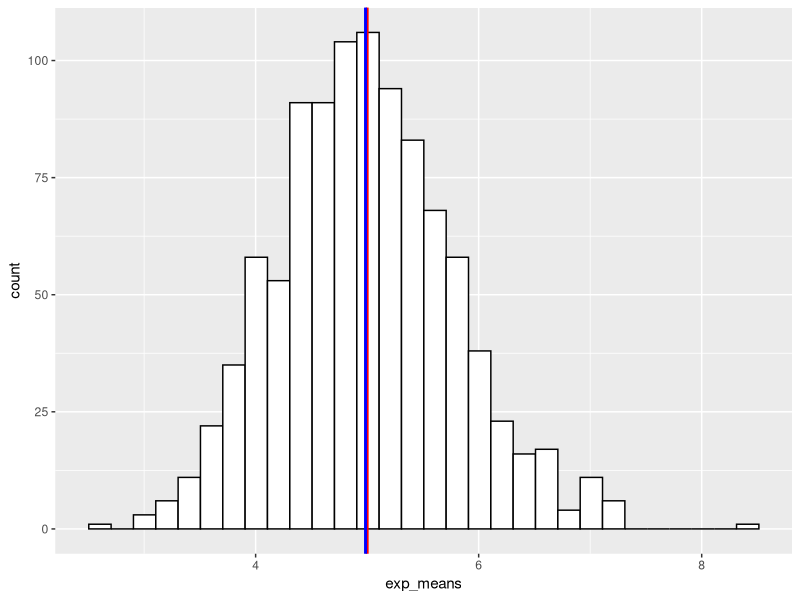
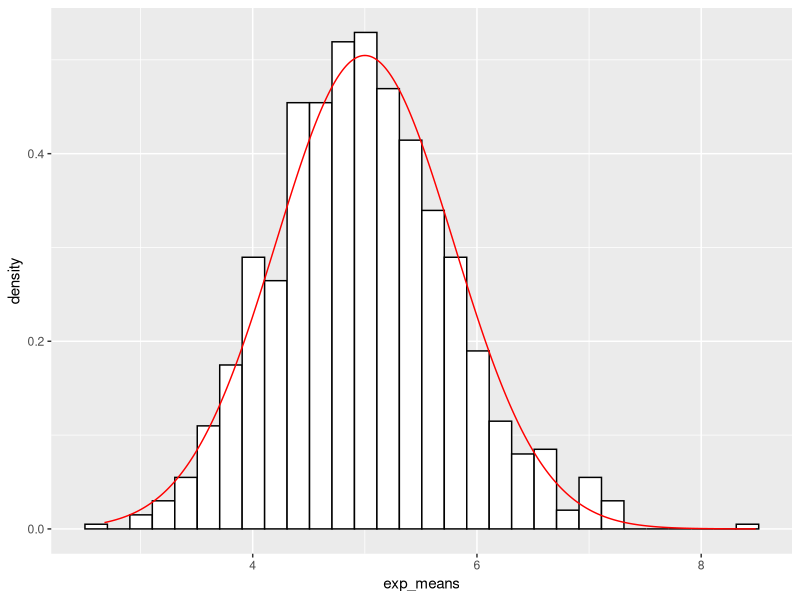
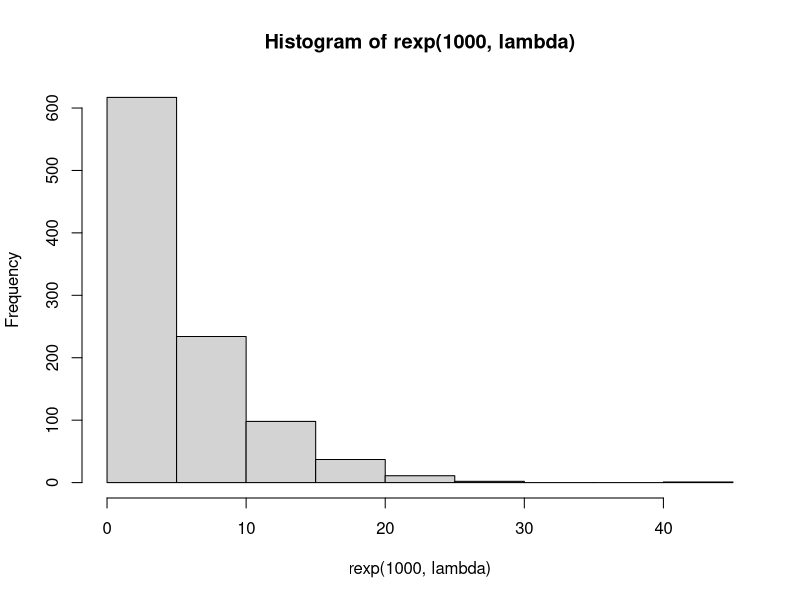

Recreate these plots in R, in order.
## ---- chunk 1
library(ggplot2)
## ---- chunk 2
simulations <- 1000
sample_size <- 40
lambda <- 0.2

exp_means = NULL
for (i in 1 : simulations) exp_means = c(exp_means, mean(rexp(sample_size, lambda)))

exp_means_df <- as.data.frame(exp_means)


## ---- chunk 3
sample_mean <- mean(exp_means)
theoretical_mean <- 1/lambda

sample_mean
theoretical_mean

ggplot(exp_means_df, aes(x=exp_means)) + 
  geom_histogram(color="black", fill="white") +
  geom_vline(xintercept=theoretical_mean, color="red", size=1) +
  geom_vline(xintercept=sample_mean, color="blue", size=1);

## ---- chunk 4
theoretical_variance = ((1/lambda)^2/sample_size)
sample_variance <- var(exp_means)

theoretical_variance
sample_variance
## ---- chunk 5
ggplot(exp_means_df, aes(x = exp_means)) + 
  geom_histogram(color="black", fill="white", aes(y = ..density..)) +
  stat_function(fun = dnorm, n = 1000, args = list(theoretical_mean, sqrt(theoretical_variance)), color = "red")

## ---- chunk 6

## ---- chunk 7
hist(rexp(1000, lambda)) 
